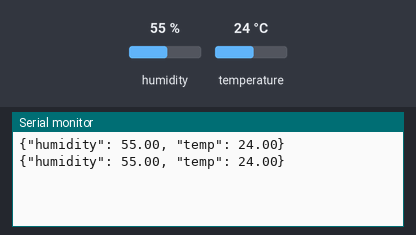
Bench run of a sketch on a simulated ESP8266 (NodeMCU). Shown: the last lines printed to the serial monitor. The test bench sets the inputs (shaded band); at power-on: humidity 55 %, temperature 24 °C.

Above: at 2.8 s.
2.9 s: humidity set to 22 %
At 5.2 s:
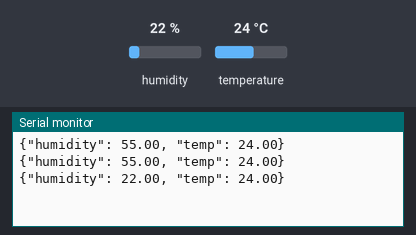
5.6 s: temperature set to 12 °C
At 7.2 s:
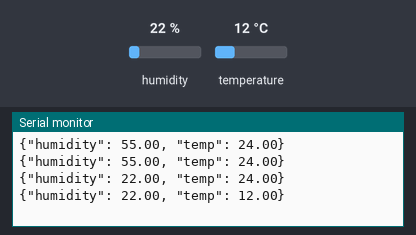
8.3 s: humidity set to 40 %
At 11.1 s:
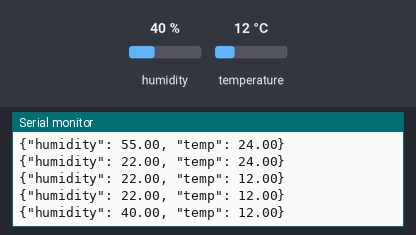
Timing chart, 0 to 12.6 s (numbered marks = the images above; inputs shaded):
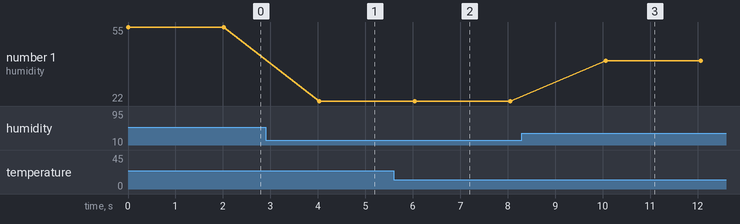

Measured:
- after the input at 2.9 s, the serial monitor: prints a new line after 1.1 s (image 1)
- after the input at 5.6 s, the serial monitor: prints a new line after 0.44 s (image 2)
- after the input at 8.3 s, the serial monitor: prints a new line after 1.8 s (image 3)
- plotted number 1: 55 → 22 after the input at 2.9 s, 22 → 40 after the input at 8.3 s

The sketch:

SensorRead.ino
```cpp
#include "DHTesp.h"

DHTesp dht;

void setup() {
    Serial.begin(115200);
}

void loop() {
    dht.setup(D7, DHTesp::DHT11);
    float h = dht.getHumidity();
    float t = dht.getTemperature();

    Serial.print("\n");
    Serial.print("{\"humidity\": ");
    Serial.print(h);
    Serial.print(", \"temp\": ");
    Serial.print(t);
    Serial.print("}\n");

    delay(2000);
}
```
